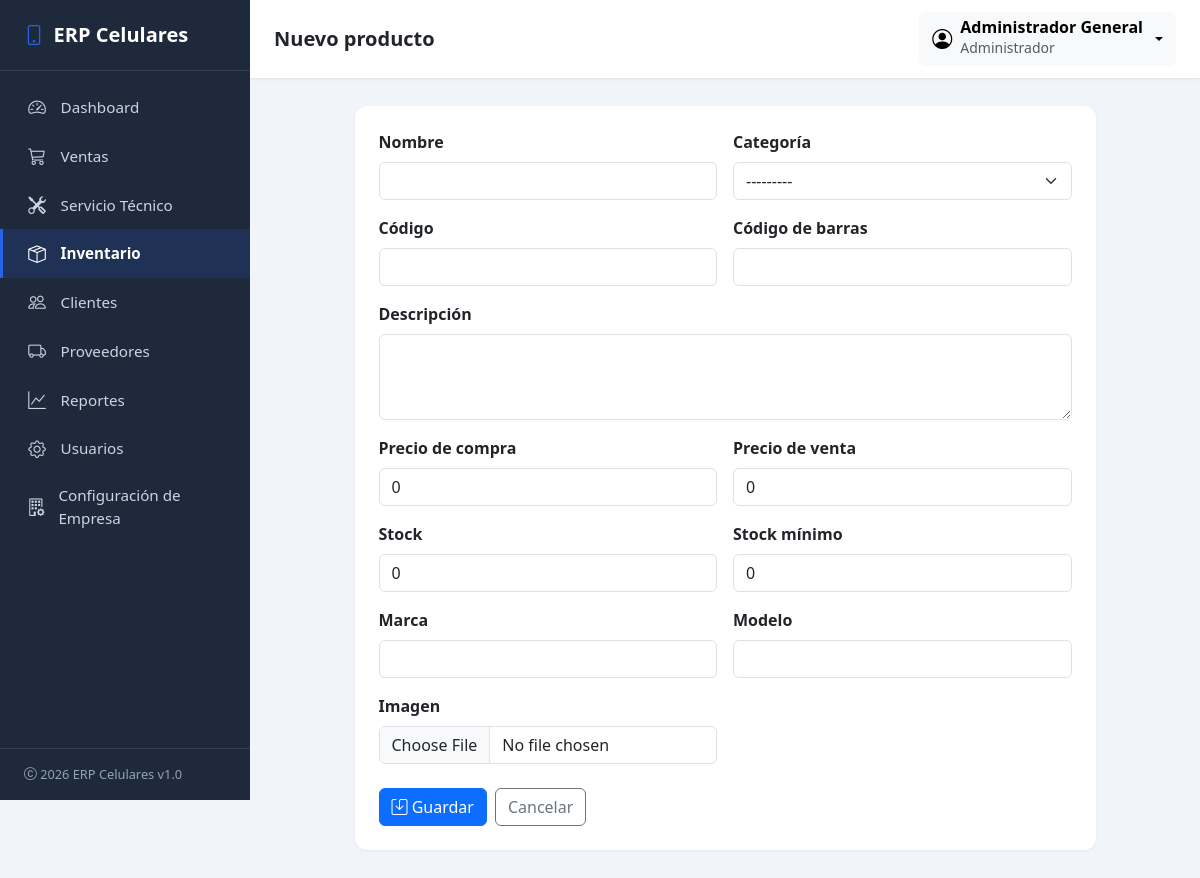
Screenshot of /inventario/productos/nuevo/ (signed in) with the database file from the repository.
### company/models.py (models this page shows, shortened)
class Company(models.Model):
    class TipoEmpresa(models.TextChoices):
        NATURAL = 'natural', 'Persona Natural'
        JURIDICA = 'juridica', 'Persona Jurídica'
    class RegimenTributario(models.TextChoices):
        SIMPLIFICADO = 'simplificado', 'Régimen Simplificado'
        COMUN = 'comun', 'Régimen Común'
        SIMPLE = 'simple', 'Régimen Simple de Tributación'
        NO_RESPONSABLE = 'no_responsable', 'No Responsable de IVA'
    class Moneda(models.TextChoices):
        COP = 'COP', 'Peso Colombiano (COP)'
        USD = 'USD', 'Dólar Estadounidense (USD)'
        EUR = 'EUR', 'Euro (EUR)'
        MXN = 'MXN', 'Peso Mexicano (MXN)'
    class Idioma(models.TextChoices):
        ES = 'es', 'Español'
        EN = 'en', 'Inglés'
    class Estado(models.TextChoices):
        ACTIVA = 'activa', 'Activa'
        SUSPENDIDA = 'suspendida', 'Suspendida'
        PRUEBA = 'prueba', 'En prueba'
    nombre_comercial = models.CharField('Nombre comercial', max_length=150, blank=True)
    razon_social = models.CharField('Razón social', max_length=150, blank=True)
    nit = models.CharField('NIT', max_length=30, blank=True)
    tipo_empresa = models.CharField(
        'Tipo de empresa', max_length=20,
        choices=TipoEmpresa.choices, blank=True,
    )
    regimen_tributario = models.CharField(
        'Régimen tributario', max_length=20,
        choices=RegimenTributario.choices, blank=True,
    )
    responsable_iva = models.BooleanField('Responsable de IVA', default=True)
    actividad_economica = models.CharField(
        'Actividad económica', max_length=150, blank=True,
        help_text='Código CIIU y/o descripción de la actividad principal.',
    )
    direccion = models.CharField('Dirección', max_length=255, blank=True)
    pais = models.CharField('País', max_length=100, blank=True, default='Colombia')
    departamento = models.CharField('Departamento', max_length=100, blank=True)
    municipio = models.CharField('Municipio / Ciudad', max_length=100, blank=True)
    codigo_postal = models.CharField('Código postal', max_length=20, blank=True)
    telefono = models.CharField('Teléfono', max_length=30, blank=True)
    whatsapp = models.CharField('WhatsApp', max_length=30, blank=True)
    correo = models.EmailField('Correo electrónico', blank=True)
    sitio_web = models.URLField('Sitio web', blank=True)
    moneda = models.CharField('Moneda', max_length=3, choices=Moneda.choices, default=Moneda.COP)
    simbolo_moneda = models.CharField('Símbolo de moneda', max_length=5, default='$')
    idioma = models.CharField('Idioma', max_length=5, choices=Idioma.choices, default=Idioma.ES)
    zona_horaria = models.CharField('Zona horaria', max_length=50, default='America/Bogota')
    fecha_creacion = models.DateTimeField('Fecha de creación', auto_now_add=True)
    fecha_modificacion = models.DateTimeField('Fecha de última modificación', auto_now=True)
    estado = models.CharField('Estado', max_length=20, choices=Estado.choices, default=Estado.ACTIVA)
    activo = models.BooleanField('Activo', default=True)
    licencia = models.CharField('Licencia', max_length=50, blank=True, default='Estándar')
    version_erp = models.CharField('Versión del ERP', max_length=20, blank=True, default='1.0')
    class Meta:
        verbose_name = 'Empresa'
        verbose_name_plural = 'Configuración de Empresa'
    @classmethod
    def get_solo(cls):
        obj, _creado = cls.objects.get_or_create(pk=1)
        return obj

### accounts/models.py (models this page shows, shortened)
class CustomUser(AbstractUser):
    class Roles(models.TextChoices):
        ADMIN = 'admin', 'Administrador'
        VENDEDOR = 'vendedor', 'Vendedor'
        TECNICO = 'tecnico', 'Técnico'
    role = models.CharField(
        'Rol',
        max_length=20,
        choices=Roles.choices,
        default=Roles.VENDEDOR,
    )
    telefono = models.CharField('Teléfono', max_length=30, blank=True)
    class Meta:
        verbose_name = 'Usuario'
        verbose_name_plural = 'Usuarios'
    @property
    def es_admin(self):
        return self.role == self.Roles.ADMIN or self.is_superuser

### inventory/views.py (the view)
# urls.py: path('productos/nuevo/', views.product_create, name='product_create'),
@login_required
def product_create(request):
    if request.method == 'POST':
        form = ProductForm(request.POST, request.FILES)
        if form.is_valid():
            form.save()
            messages.success(request, 'Producto creado correctamente.')
            return redirect('inventory:product_list')
        messages.error(request, 'Corrige los errores del formulario.')
    else:
        form = ProductForm()
    contexto = {'form': form, 'titulo': 'Nuevo producto', 'seccion_activa': 'inventario'}
    return render(request, 'inventory/product_form.html', contexto)

### company/context_processors.py (called while the page is built)
def company_context(request):
    try:
        company = Company.get_solo()
        branding = getattr(company, 'identidad_visual', None)
    except (OperationalError, ProgrammingError):
        company = None
        branding = None
    return {
        'company_config': company,
        'branding_config': branding,
    }

### inventory/models.py (called while the page is built)
    def __str__(self):
        return self.nombre

### templates/inventory/product_form.html (shortened to what this page needs)
{% extends 'base.html' %}
{% block page_title %}{{ titulo }}{% endblock %}
{% block content %}
<div class="row justify-content-center">
    <div class="col-lg-10">
        <div class="card">
            <div class="card-body p-4">
                <form method="post" enctype="multipart/form-data" novalidate>
                    <div class="row g-3">
                        {% for field in form %}
                        <div class="{% if field.name == 'descripcion' %}col-12{% else %}col-md-6{% endif %}">
                            <label class="form-label fw-semibold" for="{{ field.id_for_label }}">{{ field.label }}</label>
                            {{ field }}
                        </div>
                        {% endfor %}
                    </div>
                    <div class="mt-4 d-flex gap-2">
                        <button type="submit" class="btn btn-primary"><i class="bi bi-save"></i> Guardar</button>
                        <a href="{% url 'inventory:product_list' %}" class="btn btn-outline-secondary">Cancelar</a>
                    </div>
                </form>
            </div>
        </div>
    </div>
</div>
{% endblock %}

### templates/base.html (shortened to what this page needs)
{% load static %}
<!DOCTYPE html>
<html lang="es">
<head>
    <link href="https://cdn.jsdelivr.net/npm/bootstrap@5.3.3/dist/css/bootstrap.min.css" rel="stylesheet">
    <link href="https://cdn.jsdelivr.net/npm/bootstrap-icons@1.11.3/font/bootstrap-icons.css" rel="stylesheet">
    <link href="{% static 'css/styles.css' %}" rel="stylesheet">
    <link href="{% static 'css/loading.css' %}" rel="stylesheet">
</head>
<body class="erp-loading-activo">
    <aside class="erp-sidebar" id="erpSidebar">
        <div class="sidebar-brand">
            {% if branding_config and branding_config.logo_principal %}
            <img src="{{ branding_config.logo_principal.url }}" alt="Logo" style="height: 28px; width: auto;">
            {% else %}
            <i class="bi bi-phone"></i>
            {% endif %}
            <span>{{ company_config.nombre_comercial|default:'ERP Celulares' }}</span>
        </div>
        <nav class="nav flex-column">
            <a href="{% url 'dashboard:index' %}" class="nav-link {% if seccion_activa == 'dashboard' %}active{% endif %}">
                <i class="bi bi-speedometer2"></i> Dashboard
            </a>
            {% if user.es_admin or user.role == 'vendedor' %}
            <a href="{% url 'sales:sale_list' %}" class="nav-link {% if seccion_activa == 'ventas' %}active{% endif %}">
                <i class="bi bi-cart3"></i> Ventas
            </a>
            {% endif %}
            {% if user.es_admin or user.role == 'tecnico' %}
            <a href="{% url 'repairs:order_list' %}" class="nav-link {% if seccion_activa == 'servicio' %}active{% endif %}">
                <i class="bi bi-tools"></i> Servicio Técnico
            </a>
            {% endif %}
            {% if user.es_admin %}
            <a href="{% url 'inventory:product_list' %}" class="nav-link {% if seccion_activa == 'inventario' %}active{% endif %}">
                <i class="bi bi-box-seam"></i> Inventario
            </a>
            {% endif %}
            <a href="{% url 'clients:client_list' %}" class="nav-link {% if seccion_activa == 'clientes' %}active{% endif %}">
                <i class="bi bi-people"></i> Clientes
            </a>
            <a href="#" class="nav-link {% if seccion_activa == 'proveedores' %}active{% endif %}">
                <i class="bi bi-truck"></i> Proveedores
            </a>
            <a href="#" class="nav-link {% if seccion_activa == 'reportes' %}active{% endif %}">
                <i class="bi bi-graph-up"></i> Reportes
            </a>
            {% if user.es_admin %}
            <a href="{% url 'accounts:user_list' %}" class="nav-link {% if seccion_activa == 'configuracion' %}active{% endif %}">
                <i class="bi bi-gear"></i> Usuarios
            </a>
            <a href="{% url 'company:config' %}" class="nav-link {% if seccion_activa == 'configuracion_empresa' %}active{% endif %}">
                <i class="bi bi-building-gear"></i> Configuración de Empresa
            </a>
            {% endif %}
        </nav>
        <div class="sidebar-footer">
            <i class="bi bi-c-circle"></i> 2026 ERP Celulares v1.0
        </div>
    </aside>
    <div class="erp-content">
        <nav class="erp-navbar d-flex align-items-center justify-content-between">
            <div class="d-flex align-items-center gap-3">
                <h5 class="mb-0 fw-semibold">{% block page_title %}{% endblock %}</h5>
            </div>
            <div class="dropdown">
                <button class="btn btn-light d-flex align-items-center gap-2 dropdown-toggle"
                        type="button" data-bs-toggle="dropdown" aria-expanded="false">
                    <i class="bi bi-person-circle fs-5"></i>
                    <span class="text-start d-none d-sm-block">
                        <span class="d-block fw-semibold lh-1">{{ user.get_full_name|default:user.username }}</span>
                        <small class="text-muted">{{ user.get_role_display }}</small>
                    </span>
                </button>
            </div>
        </nav>
        <main class="erp-main">
            {% block content %}{% endblock %}
        </main>
    </div>
</body>
</html>

### static/css/styles.css (style rules this page uses)
:root { --erp-sidebar-bg: #1e293b; --erp-sidebar-bg-hover: #334155; --erp-sidebar-active: #2563eb; --erp-sidebar-text: #cbd5e1; --erp-sidebar-text-active: #ffffff; --erp-bg: #f1f5f9; --erp-primary: #2563eb; --erp-sidebar-width: 250px; }
body { background-color: var(--erp-bg); font-family: 'Segoe UI', system-ui, -apple-system, sans-serif; }
.erp-sidebar { position: fixed; top: 0; left: 0; height: 100vh; width: var(--erp-sidebar-width); background-color: var(--erp-sidebar-bg); color: var(--erp-sidebar-text); display: flex; flex-direction: column; z-index: 1040; transition: transform 0.3s ease; overflow-y: auto; }
.erp-sidebar .sidebar-brand { padding: 1.25rem 1.5rem; font-size: 1.25rem; font-weight: 700; color: #fff; border-bottom: 1px solid rgba(255, 255, 255, 0.1); display: flex; align-items: center; gap: 0.6rem; }
.erp-sidebar .sidebar-brand i { color: var(--erp-sidebar-active); }
.erp-sidebar .nav { padding: 0.75rem 0; flex: 1; }
.erp-sidebar .nav-link { color: var(--erp-sidebar-text); padding: 0.7rem 1.5rem; display: flex; align-items: center; gap: 0.85rem; font-size: 0.95rem; border-left: 3px solid transparent; transition: all 0.15s ease; }
.erp-sidebar .nav-link i { font-size: 1.1rem; width: 20px; text-align: center; }
.erp-sidebar .nav-link.active { background-color: rgba(37, 99, 235, 0.15); color: var(--erp-sidebar-text-active); border-left-color: var(--erp-sidebar-active); font-weight: 600; }
.erp-sidebar .sidebar-footer { padding: 1rem 1.5rem; font-size: 0.8rem; border-top: 1px solid rgba(255, 255, 255, 0.1); color: #94a3b8; }
.erp-content { margin-left: var(--erp-sidebar-width); min-height: 100vh; transition: margin 0.3s ease; }
.erp-navbar { background-color: #fff; box-shadow: 0 1px 3px rgba(0, 0, 0, 0.08); padding: 0.75rem 1.5rem; }
.erp-main { padding: 1.75rem; }
.card { border: none; border-radius: 0.75rem; box-shadow: 0 1px 3px rgba(0, 0, 0, 0.06); }

### rows the page displays
Company: nombre_comercial "ERP Celulares"
CustomUser: get_full_name "Administrador General", role "Administrador"

### other values shown
{{ titulo }} "Nuevo producto"
{{ field.label }} "Nombre" "Categoría" "Código" "Código de barras" "Descripción" "Precio de compra" "Precio de venta" "Stock" "Stock mínimo" "Marca" "Modelo" "Imagen"
